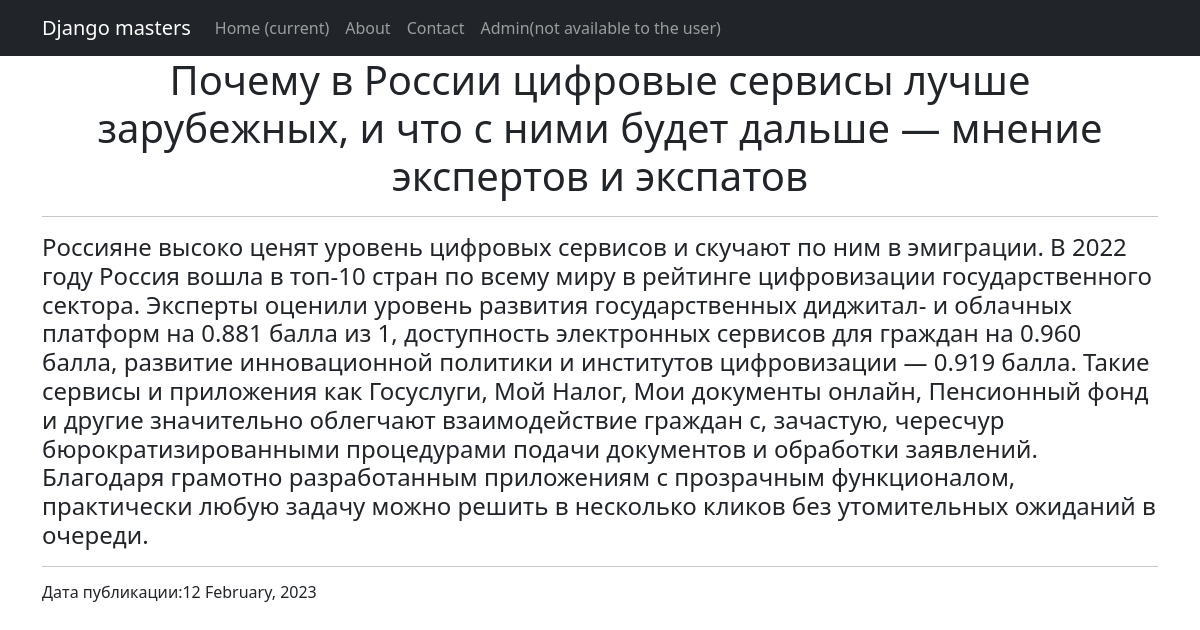
Screenshot of /news/1 with the database file from the repository.
### news/models.py (models this page shows, shortened)
class Post(models.Model):
    news = 'NE'
    article = 'AR'
    FIELD = [
        (news, 'Новость'),
        (article, 'Статья')
    ]
    article_or_news = models.CharField(max_length=2, choices=FIELD)
    data_time = models.DateTimeField(auto_now_add=True)
    name_news = models.CharField(max_length=255)
    text_news = models.TextField()
    rating_news = models.IntegerField(default=0)
    author_post = models.ForeignKey(Author, on_delete=models.CASCADE)
    post_category = models.ManyToManyField(Category, through='PostCategory')

### news/views.py (the view)
# urls.py: path('<int:pk>', NewsBlockDetail.as_view()),
class NewsBlockDetail(DetailView):
    model = Post
    template_name = 'news_block.html'
    context_object_name = 'news_block'

### templates/news_block.html (shortened to what this page needs)
{% extends 'flatpages/default.html' %}
{% load words_filters %}
{% block content %}
<h1>{{ news_block.name_news}}</h1>
<hr>
<h4 style="text-align: left;">{{ news_block.text_news }}</h4>
<hr>
<h style="text-align: left;"><h6>Дата публикации:{{ news_block.data_time|date:"d E, Y" }}</h6></h>
{% endblock content %}

### rows the page displays
Post: name_news "Почему в России цифровые сервисы лучше зарубежных, и что с ними будет дальше — мнение экспертов и экспатов", text_news "Россияне высоко ценят уровень цифровых сервисов и скучают по ним в эмиграции. В 2022 году Россия вошла в топ-10 стран по всему миру в рейтинге цифровизации государственного сектора. Эксперты оценили уровень развития государственных диджитал- и облачных платформ на 0.881 балла из 1, доступность электронных сервисов для граждан на 0.960 балла, развитие инновационной политики и институтов цифровизации — 0.919 балла. Такие сервисы и приложения как Госуслуги, Мой Налог, Мои документы онлайн, Пенсионный фонд и другие значительно облегчают взаимодействие граждан с, зачастую, чересчур бюрократизированными процедурами подачи документов и обработки заявлений. Благодаря грамотно разработанным…", data_time "12 February, 2023"
